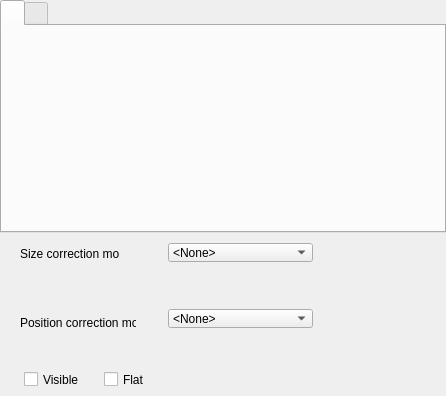
<?xml version="1.0" encoding="UTF-8"?>
<ui version="4.0">
  <class>MDIMyModeSettingsEdit</class>
  <widget class="QWidget" name="MDIMyModeSettingsEdit">
    <property name="geometry">
      <rect>
        <x>0</x>
        <y>0</y>
        <width>446</width>
        <height>396</height>
      </rect>
    </property>
    <property name="windowTitle">
      <string>MDIMyModeSettingsEdit</string>
    </property>
    <widget class="QLabel" name="Label2">
      <property name="geometry">
        <rect>
          <x>20</x>
          <y>316</y>
          <width>116</width>
          <height>13</height>
        </rect>
      </property>
      <property name="windowTitle">
        <string>Position correction mode</string>
      </property>
      <property name="text">
        <string>Position correction mode</string>
      </property>
    </widget>
    <widget class="QLabel" name="Label1">
      <property name="geometry">
        <rect>
          <x>20</x>
          <y>247</y>
          <width>99</width>
          <height>13</height>
        </rect>
      </property>
      <property name="windowTitle">
        <string>Size correction mode</string>
      </property>
      <property name="text">
        <string>Size correction mode</string>
      </property>
    </widget>
    <widget class="QFrame" name="OverSize">
      <property name="geometry">
        <rect>
          <x>11</x>
          <y>270</y>
          <width>302</width>
          <height>36</height>
        </rect>
      </property>
      <property name="windowTitle">
        <string>OverSize</string>
      </property>
      <property name="frameShape">
        <enum>QFrame::NoFrame</enum>
      </property>
    </widget>
    <widget class="QFrame" name="OverPos">
      <property name="geometry">
        <rect>
          <x>11</x>
          <y>334</y>
          <width>302</width>
          <height>36</height>
        </rect>
      </property>
      <property name="windowTitle">
        <string>OverPos</string>
      </property>
      <property name="frameShape">
        <enum>QFrame::NoFrame</enum>
      </property>
    </widget>
    <widget class="QCheckBox" name="cbRender">
      <property name="geometry">
        <rect>
          <x>24</x>
          <y>371</y>
          <width>73</width>
          <height>17</height>
        </rect>
      </property>
      <property name="windowTitle">
        <string>Visible</string>
      </property>
      <property name="text">
        <string>Visible</string>
      </property>
    </widget>
    <widget class="QComboBox" name="cbOverSize">
      <property name="geometry">
        <rect>
          <x>168</x>
          <y>243</y>
          <width>145</width>
          <height>19</height>
        </rect>
      </property>
      <item>
        <property name="text">
          <string>&lt;None&gt;</string>
        </property>
      </item>
      <item>
        <property name="text">
          <string>Add</string>
        </property>
      </item>
      <item>
        <property name="text">
          <string>Replace</string>
        </property>
      </item>
    </widget>
    <widget class="QComboBox" name="cbOverPos">
      <property name="geometry">
        <rect>
          <x>168</x>
          <y>309</y>
          <width>145</width>
          <height>19</height>
        </rect>
      </property>
      <item>
        <property name="text">
          <string>&lt;None&gt;</string>
        </property>
      </item>
      <item>
        <property name="text">
          <string>Add</string>
        </property>
      </item>
      <item>
        <property name="text">
          <string>Replace</string>
        </property>
      </item>
    </widget>
    <widget class="QCheckBox" name="cbFLAT_2D">
      <property name="geometry">
        <rect>
          <x>104</x>
          <y>371</y>
          <width>73</width>
          <height>17</height>
        </rect>
      </property>
      <property name="windowTitle">
        <string>Flat</string>
      </property>
      <property name="text">
        <string>Flat</string>
      </property>
    </widget>
    <widget class="QTabWidget" name="pcMatTex">
      <property name="geometry">
        <rect>
          <x>0</x>
          <y>0</y>
          <width>446</width>
          <height>233</height>
        </rect>
      </property>
      <!-- vcl-align: alTop → arrange in a Qt layout manager -->
      <widget class="QWidget" name="MAT">
        <property name="geometry">
          <rect>
            <x>0</x>
            <y>0</y>
            <width>1</width>
            <height>1</height>
          </rect>
        </property>
        <property name="windowTitle">
          <string>Materials</string>
        </property>
      </widget>
      <widget class="QWidget" name="TEX">
        <property name="geometry">
          <rect>
            <x>0</x>
            <y>0</y>
            <width>1</width>
            <height>1</height>
          </rect>
        </property>
        <property name="windowTitle">
          <string>Textures</string>
        </property>
      </widget>
    </widget>
  </widget>
  <resources/>
  <connections/>
</ui>
